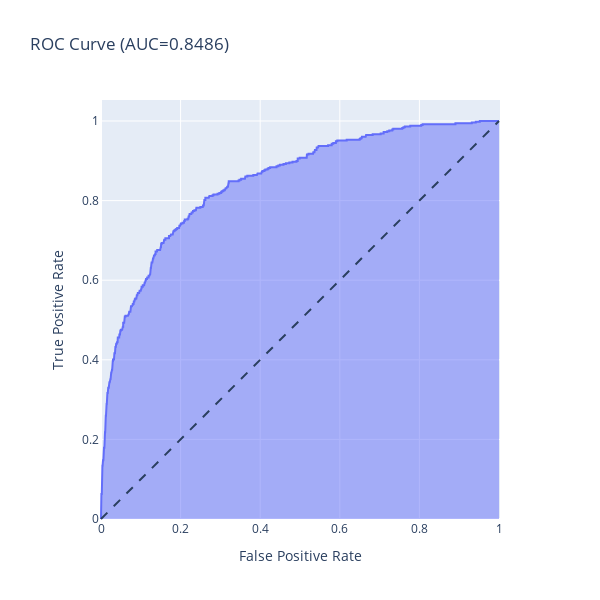

The notebook cell saved with this chart:
### Code cell
fig = px.area(
    x=fpr, y=tpr,
    title=f'ROC Curve (AUC={auc(fpr, tpr):.4f})',
    labels=dict(x='False Positive Rate', y='True Positive Rate'),
    width=600, height=600
)
fig.add_shape(
    type='line', line=dict(dash='dash'),
    x0=0, x1=1, y0=0, y1=1
)


fig.update_yaxes(scaleanchor="x", scaleratio=1)
fig.update_xaxes(constrain='domain')
fig.show()

### Figure 1 — Plotly figure (JSON) as saved in the notebook; plotly's stock layout.template omitted (floating-point values rounded to 4 significant figures; data arrays with more than 128 entries replaced by an {"elided": "..."} marker saying what was removed)
{"data": [{"hovertemplate": "False Positive Rate=%{x}<br>True Positive Rate=%{y}<extra></extra>", "legendgroup": "", "line": {"color": "#636efa"}, "marker": {"symbol": "circle"}, "mode": "lines", "name": "", "orientation": "v", "showlegend": false, "stackgroup": "1", "type": "scatter", "x": {"elided": "534 float values"}, "xaxis": "x", "y": {"elided": "534 float values"}, "yaxis": "y"}], "layout": {"height": 600, "legend": {"tracegroupgap": 0}, "shapes": [{"line": {"dash": "dash"}, "type": "line", "x0": 0, "x1": 1, "y0": 0, "y1": 1}], "title": {"text": "ROC Curve (AUC=0.8486)"}, "width": 600, "xaxis": {"anchor": "y", "constrain": "domain", "domain": [0, 1], "title": {"text": "False Positive Rate"}}, "yaxis": {"anchor": "x", "domain": [0, 1], "scaleanchor": "x", "scaleratio": 1, "title": {"text": "True Positive Rate"}}}}
